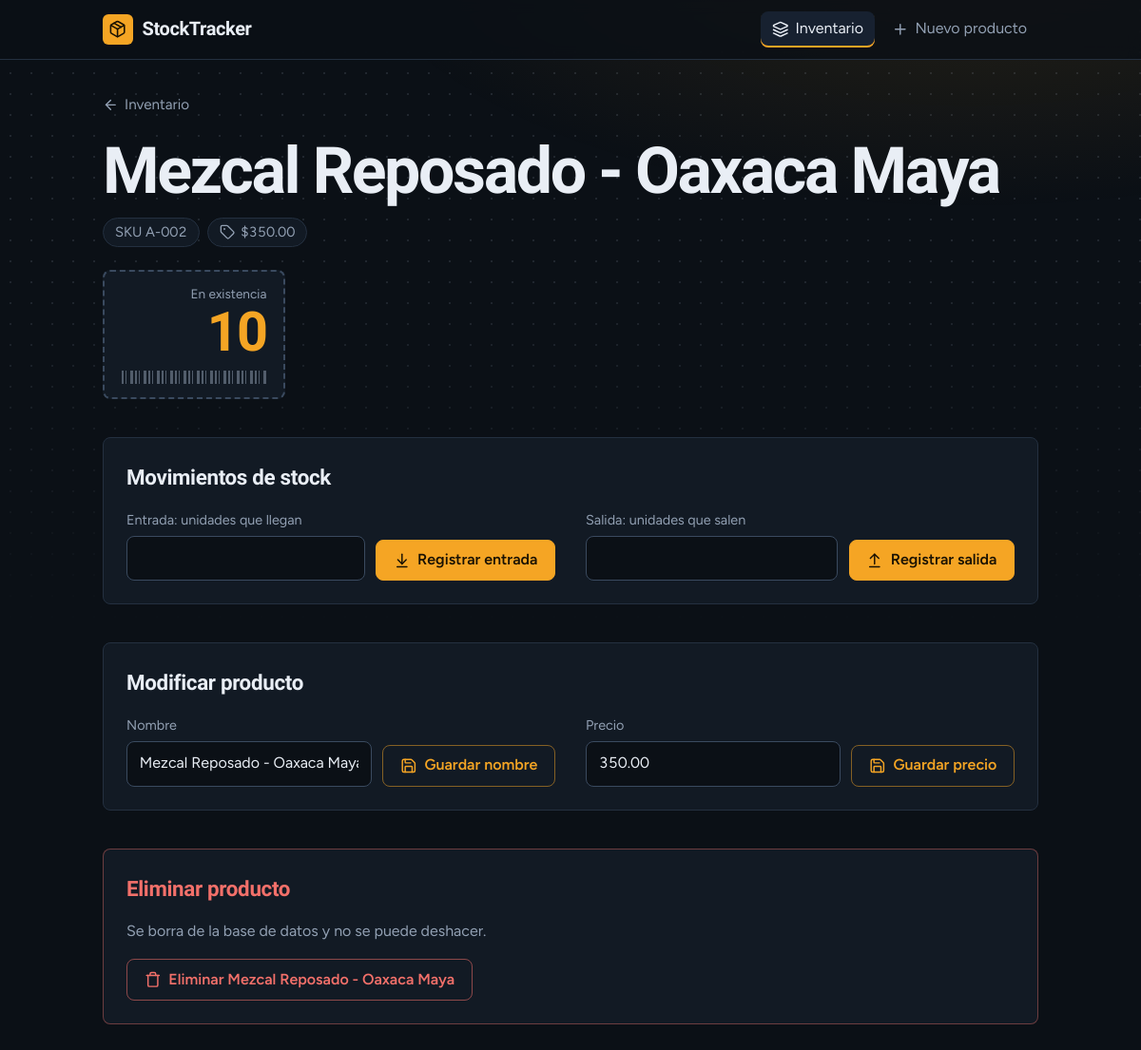
Page /products/A-002 on the committed database.
### tables this page shows
CREATE TABLE products (
            id INTEGER PRIMARY KEY AUTOINCREMENT,
            sku TEXT NOT NULL UNIQUE,
            name TEXT NOT NULL,
            price REAL CHECK (price > 0),
            stock INTEGER NOT NULL DEFAULT 0
            );

### app.py (the view)
@app.get("/products/<sku>")
def product_detail(sku):
    try:
        product = inventory_service.product_info(sku)
    except ProductNotFound as error:
        flash(str(error), "error")
        return redirect(url_for("index"))
    return render_template("product.html", p=product)

### app.py (called while the page is built)
@app.template_global()
def icon(name):
    return Markup(f'<svg class="i" aria-hidden="true"><use href="#i-{name}"/></svg>')

@app.template_filter("money")
def money(value):
    return f"${value:,.2f}"

@app.template_filter("num")
def num(value):
    return f"{value:,}"

### repo/product_repo.py (called while the page is built)
    def get_product_info(self, sku):
        row = self.conn.execute(
            "SELECT * FROM products WHERE sku = ?", (sku,)
            ).fetchone()
        if row:
            return dict(row)
        raise ProductNotFound(f"Producto con SKU: '{sku}' NO encontrado")

### services/inventory_service.py (called while the page is built)
    def product_info(self, sku):
        return self.repo.get_product_info(sku)

### templates/product.html (shortened to what this page needs)
{% extends "base.html" %}
{% block content %}
  <p class="crumb"><a href="{{ url_for('index') }}">{{ icon('back') }}Inventario</a></p>
  <header class="product-head">
    <div>
      <h1>{{ p.name }}</h1>
      <p class="meta"><span class="chip">SKU {{ p.sku }}</span><span class="chip">{{ icon('tag') }}{{ p.price | money }}</span></p>
    </div>
    <div class="shelf-tag {{ 'is-empty' if p.stock == 0 }}" aria-label="Existencias: {{ p.stock | num }}">
      <span class="shelf-label">En existencia</span>
      <span class="shelf-count">{{ p.stock | num }}</span>
      <span class="barcode" aria-hidden="true"></span>
    </div>
  </header>
  <section class="panel" aria-labelledby="h-stock">
    <h2 id="h-stock">Movimientos de stock</h2>
    <div class="pair">
      <form method="post" action="{{ url_for('register_entry', sku=p.sku) }}" class="inline-form">
        <label class="field" for="entry-qty">
          <span>Entrada: unidades que llegan</span>
          <input id="entry-qty" name="quantity" type="number" step="1" min="1" required>
        </label>
        <button type="submit">{{ icon('entry') }}Registrar entrada</button>
      </form>
      <form method="post" action="{{ url_for('register_exit', sku=p.sku) }}" class="inline-form">
        <label class="field" for="exit-qty">
          <span>Salida: unidades que salen</span>
          <input id="exit-qty" name="quantity" type="number" step="1" min="1" max="{{ p.stock }}" required {% if p.stock == 0 %}disabled{% endif %}>
        </label>
        <button type="submit" {% if p.stock == 0 %}disabled{% endif %}>{{ icon('exit') }}Registrar salida</button>
      </form>
    </div>
  </section>
  <section class="panel" aria-labelledby="h-edit">
    <h2 id="h-edit">Modificar producto</h2>
    <div class="pair">
      <form method="post" action="{{ url_for('change_name', sku=p.sku) }}" class="inline-form">
        <label class="field" for="new-name">
          <span>Nombre</span>
          <input id="new-name" name="name" type="text" value="{{ p.name }}" required autocomplete="off">
        </label>
        <button type="submit" class="button-secondary">{{ icon('save') }}Guardar nombre</button>
      </form>
      <form method="post" action="{{ url_for('change_price', sku=p.sku) }}" class="inline-form">
        <label class="field" for="new-price">
          <span>Precio</span>
          <input id="new-price" name="price" type="number" step="0.01" min="0.01" value="{{ '%.2f' | format(p.price) }}" required>
        </label>
        <button type="submit" class="button-secondary">{{ icon('save') }}Guardar precio</button>
      </form>
    </div>
  </section>
  <section class="panel danger-zone" aria-labelledby="h-delete">
    <h2 id="h-delete">Eliminar producto</h2>
    <p class="lead">Se borra de la base de datos y no se puede deshacer.</p>
    <form method="post" action="{{ url_for('delete_product', sku=p.sku) }}" data-confirm="¿Eliminar «{{ p.name }}» del inventario?">
      <button type="submit" class="button-danger">{{ icon('trash') }}Eliminar {{ p.name }}</button>
    </form>
  </section>
{% endblock %}

### static/style.css (style rules this page uses)
:root { --bg: #0b1016; --panel: #121a24; --panel-2: #172130; --line: #243040; --line-strong: #3a4a5f; --ink: #e9eef5; --ink-soft: #92a0b3; --accent: #f5a524; --accent-ink: #1a1203; --accent-soft: rgba(245, 165, 36, 0.1); --danger: #f2706a; --ok: #4cc38a; --radius: 8px; --font: "Figtree", system-ui, "Segoe UI", Roboto, Arial, sans-serif; --font-display: "Bricolage Grotesque", "Figtree", system-ui, sans-serif; }
*, *::before, *::after { box-sizing: border-box; }
body { margin: 0; min-height: 100vh; background: var(--bg); color: var(--ink); font-family: var(--font); font-size: 1rem; line-height: 1.55; font-variant-numeric: tabular-nums; }
body::before { content: ""; position: fixed; inset: 0; z-index: -1; pointer-events: none; background: radial-gradient(60rem 28rem at 85% -8%, rgba(245, 165, 36, 0.13), transparent 70%), radial-gradient(rgba(146, 160, 179, 0.16) 1px, transparent 1px) 0 0 / 22px 22px; -webkit-mask-image: linear-gradient(#000 0, #000 18rem, transparent 42rem); mask-image: linear-gradient(#000 0, #000 18rem, transparent 42rem); }
a { color: var(--accent); text-underline-offset: 0.18em; }
.i { width: 1.1em; height: 1.1em; flex: none; fill: none; stroke: currentColor; stroke-width: 2; stroke-linecap: round; stroke-linejoin: round; }
.brand-mark .i { width: 1.2rem; height: 1.2rem; }
h1 { margin: 0 0 0.5rem; font-family: var(--font-display); font-size: clamp(2.6rem, 7vw, 4.25rem); line-height: 1; font-weight: 800; letter-spacing: -0.035em; overflow-wrap: anywhere; }
h2 { margin: 0 0 1rem; font-family: var(--font-display); font-size: 1.4rem; font-weight: 600; letter-spacing: -0.015em; }
.lead { margin: 0; color: var(--ink-soft); max-width: 40rem; }
.crumb { margin: 0 0 1.25rem; font-size: 0.95rem; }
.crumb a, .button, button, .chip, .tag, nav a { white-space: nowrap; }
.crumb a { display: inline-flex; align-items: center; gap: 0.4rem; text-decoration: none; color: var(--ink-soft); }
.field { display: flex; flex-direction: column; gap: 0.35rem; flex: 1 1 9rem; min-width: 0; }
.field > span:first-child { font-size: 0.9rem; color: var(--ink-soft); }
input { width: 100%; padding: 0.65rem 0.8rem; font: inherit; color: var(--ink); background: var(--bg); border: 1px solid var(--line-strong); border-radius: var(--radius); }
input::placeholder { color: #5c6b7e; }
button, .button { display: inline-flex; align-items: center; justify-content: center; gap: 0.5rem; padding: 0.65rem 1.1rem; font: inherit; font-weight: 600; line-height: 1.3; text-decoration: none; cursor: pointer; color: var(--accent-ink); background: var(--accent); border: 1px solid var(--accent); border-radius: var(--radius); }
.button-secondary { color: var(--accent); background: transparent; border-color: rgba(245, 165, 36, 0.5); }
.button-danger { color: var(--danger); background: transparent; border-color: rgba(242, 112, 106, 0.55); }
.inline-form { display: flex; flex-wrap: wrap; align-items: flex-end; gap: 0.7rem; }
.product-head { display: flex; flex-wrap: wrap; justify-content: space-between; align-items: flex-start; gap: 1.5rem; }
.meta { display: flex; flex-wrap: wrap; gap: 0.5rem; margin: 0.9rem 0 0; }
.chip { display: inline-flex; align-items: center; gap: 0.4rem; padding: 0.2rem 0.75rem; font-size: 0.92rem; color: var(--ink-soft); background: var(--panel); border: 1px solid var(--line); border-radius: 999px; }
.shelf-tag { min-width: 12rem; padding: 0.8rem 1.1rem 0.9rem; background: var(--panel); border: 2px dashed var(--line-strong); border-radius: var(--radius); text-align: right; }
.shelf-label { display: block; font-size: 0.85rem; color: var(--ink-soft); }
.shelf-count { display: block; font-family: var(--font-display); font-size: 3.6rem; font-weight: 800; line-height: 1.05; letter-spacing: -0.03em; color: var(--accent); }
.barcode { display: block; height: 14px; margin-top: 0.6rem; opacity: 0.5; background: repeating-linear-gradient(90deg, var(--ink-soft) 0 2px, transparent 2px 4px, var(--ink-soft) 4px 5px, transparent 5px 9px, var(--ink-soft) 9px 12px, transparent 12px 14px); }
.panel { margin-top: 2.5rem; padding: 1.5rem; background: var(--panel); border: 1px solid var(--line); border-radius: var(--radius); }
.pair { display: grid; grid-template-columns: repeat(auto-fit, minmax(17rem, 1fr)); gap: 1.5rem 2rem; }
.danger-zone { border-color: rgba(242, 112, 106, 0.4); }
.danger-zone h2 { color: var(--danger); }
.danger-zone .lead { margin-bottom: 1rem; }

### rows in the picture
products: name "Mezcal Reposado - Oaxaca Maya", sku "A-002", price "$350.00", stock|num "10", price "350.00"
